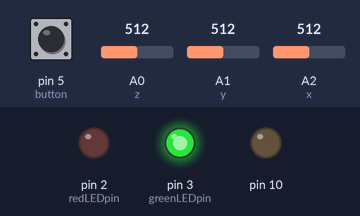
Recording of a sketch running on a simulated Arduino Uno, built with avr-gcc and run on an emulated ATmega328P. Shown: output pins drawn as LEDs (lit = HIGH). The test bench sets the inputs (shaded band); at power-on: pin 5 (button) LOW, A0 (z) = 512, A1 (y) = 512, A2 (x) = 512. The local clock reads 2024-03-15 10:24:30 at power-on unless the sketch sets it; storage starts empty; what the sketch prints to the serial monitor is not drawn.

Above: at 1.2 s.
1.3 s: pin 5 (button) pulled HIGH for 0.15 s
2.9 s: pin 5 (button) pulled HIGH for 0.15 s
Timing chart, 0 to 5.9 s (numbered marks = the images above; inputs shaded):
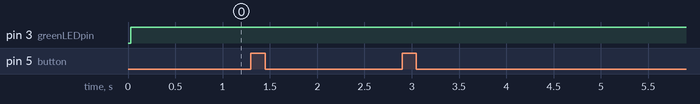

Measured:
- after the input at 1.3 s, every drawn part: stays the same
- after the input at 2.9 s, every drawn part: stays the same

The sketch:

Accel_read_w_logger.ino
```cpp
#include <SD.h>
#include <Wire.h>
#include "RTClib.h"

// how many milliseconds between grabbing data and logging it. 1000 ms is once a second
#define LOG_INTERVAL 1 // mills between entries (reduce to take more/faster data)

// how many milliseconds before writing the logged data permanently to disk
// set it to the LOG_INTERVAL to write each time (safest)
// set it to 10*LOG_INTERVAL to write all data every 10 datareads, you could lose up to
// the last 10 reads if power is lost but it uses less power and is much faster!
#define SYNC_INTERVAL 1*LOG_INTERVAL // mills between calls to flush() - to write data to the card
uint32_t syncTime = 0; // time of last sync()

#define ECHO_TO_SERIAL   1 // echo data to serial port
#define WAIT_TO_START    0 // Wait for serial input in setup()

// the digital pins that connect to the LEDs
#define redLEDpin 2
#define greenLEDpin 3


#define aref_voltage 3.3         // we tie 3.3V to ARef and measure it with a multimeter!
#define bandgap_voltage 1.1      // this is not super guaranteed but its not -too- off

RTC_DS1307 RTC; // define the Real Time Clock object

// for the data logging shield, we use digital pin 10 for the SD cs line
const int chipSelect = 10;

const int z = A0;
const int y = A1;
const int x = A2;

const int sens = 300; // mv/g from spec sheet

const int x_off = 510;
const int y_off = 506;
const int z_off = 520;

const int button = 5;  //input pin for push button
int val = 0;


// the logging file
File logfile;

void error(char *str)
{
  Serial.print("error: ");
  Serial.println(str);

  // red LED indicates error
  digitalWrite(redLEDpin, HIGH);

  while(1);
}


void setup()
{
  analogReference(EXTERNAL);
  Serial.begin(115200);      // sets the serial port to 9600
  pinMode(button, INPUT);

   // use debugging LEDs
  pinMode(redLEDpin, OUTPUT);
  pinMode(greenLEDpin, OUTPUT);

  #if WAIT_TO_START
    Serial.println("Type any character to start");
    while (!Serial.available());
  #endif //WAIT_TO_START

  // initialize the SD card
  Serial.print("Initializing SD card...");
  // make sure that the default chip select pin is set to
  // output, even if you don't use it:
  pinMode(10, OUTPUT);

  // see if the card is present and can be initialized:
  if (!SD.begin(chipSelect)) {
    error("Card failed, or not present");
  }
  Serial.println("card initialized.");

  // create a new file
  char filename[] = "LOGGER00.CSV";
  for (uint8_t i = 0; i < 100; i++) {
    filename[6] = i/10 + '0';
    filename[7] = i%10 + '0';
    if (! SD.exists(filename)) {
      // only open a new file if it doesn't exist
      logfile = SD.open(filename, FILE_WRITE);
      break;  // leave the loop!
    }
  }

  if (! logfile) {
    error("couldnt create file");
  }

  Serial.print("Logging to: ");
  Serial.println(filename);

  // connect to RTC
  Wire.begin();
  if (!RTC.begin()) {
    logfile.println("RTC failed");
  #if ECHO_TO_SERIAL
    Serial.println("RTC failed");
  #endif  //ECHO_TO_SERIAL
  }


  logfile.println("millis \t stamp \t datetime \t x (G) \t y (G) \t z (G) \n ");
#if ECHO_TO_SERIAL
  Serial.println("millis \t stamp \t datetime \n");
#endif //ECHO_TO_SERIAL

  // If you want to set the aref to something other than 5v
  analogReference(EXTERNAL);

}

void loop()
{

  DateTime now;

  // delay for the amount of time we want between readings
  delay((LOG_INTERVAL -1) - (millis() % LOG_INTERVAL));

  digitalWrite(greenLEDpin, HIGH);

  // log milliseconds since starting
  uint32_t m = millis();


  // fetch the time
  now = RTC.now();

  #if ECHO_TO_SERIAL
    Serial.print(m);         // milliseconds since start
    Serial.print("\t ");
    Serial.print(now.unixtime()); // seconds since 1/1/1970
    Serial.print("\t ");
    Serial.print('"');
    Serial.print(now.year(), DEC);
    Serial.print("/");
    Serial.print(now.month(), DEC);
    Serial.print("/");
    Serial.print(now.day(), DEC);
    Serial.print(" ");
    Serial.print(now.hour(), DEC);
    Serial.print(":");
    Serial.print(now.minute(), DEC);
    Serial.print(":");
    Serial.print(now.second(), DEC);
    Serial.print('"');
  #endif //ECHO_TO_SERIAL

  int xRaw = analogRead(x);       // read analog input pin 0
  int yRaw = analogRead(y);       // read analog input pin 1
  int zRaw = analogRead(z);       // read analog input pin 1

  float x_g = (xRaw - x_off) * (3300 / 1023.0) / sens;
  float y_g = (yRaw - y_off) * (3300 / 1023.0) / sens;
  float z_g = (zRaw - z_off) * (3300 / 1023.0) / sens;
  //float x_g = map(xRaw, 0, 1023, -3.0, 3.0);
  val = digitalRead(button);
  //Serial.print(val);
  //Serial.print("\t");
  if (val == HIGH){
    // log time
    logfile.print(m);           // milliseconds since start
    logfile.print("\t ");
    logfile.print(now.unixtime()); // seconds since 1/1/1970
    logfile.print("\t ");
    logfile.print('"');
    logfile.print(now.year(), DEC);
    logfile.print("/");
    logfile.print(now.month(), DEC);
    logfile.print("/");
    logfile.print(now.day(), DEC);
    logfile.print(" ");
    logfile.print(now.hour(), DEC);
    logfile.print(":");
    logfile.print(now.minute(), DEC);
    logfile.print(":");
    logfile.print(now.second(), DEC);
    logfile.print('"');
    // logfile.print("\t x (G), y (G), z (G): ");
    logfile.print("\t");
    logfile.print(x_g);    // print the acceleration in the X axis
    logfile.print("\t");       // prints a space between the numbers
    logfile.print(y_g);    // print the acceleration in the Y axis
    logfile.print("\t");       // prints a space between the numbers
    logfile.println(z_g);  // print the acceleration in the Z axis
    #if ECHO_TO_SERIAL
      // Serial.print(" x (G), y (G), z (G): ");
      Serial.print("\t");
      Serial.print(x_g);    // print the acceleration in the X axis
      Serial.print("\t");       // prints a space between the numbers
      Serial.print(y_g);    // print the acceleration in the Y axis
      Serial.print("\t");       // prints a space between the numbers
      Serial.println(z_g);  // print the acceleration in the Z axis
    #endif // ECHO_TO_SERIAL
    //delay(100);              // wait 100ms for next reading
  } else {
    #if ECHO_TO_SERIAL
      Serial.println("\t Button not pushed \n");
      delay(10);
    #endif
  }

  // Now we write data to disk! Don't sync too often - requires 2048 bytes of I/O to SD card
  // which uses a bunch of power and takes time
  if ((millis() - syncTime) < SYNC_INTERVAL) return;
  syncTime = millis();

  // blink LED to show we are syncing data to the card & updating FAT!
  digitalWrite(redLEDpin, HIGH);
  logfile.flush();
  digitalWrite(redLEDpin, LOW);

}
```
